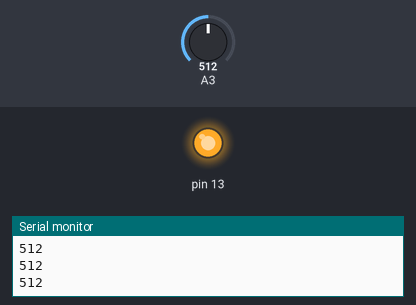
Simulated run of this sketch. Board: Arduino Uno, built with avr-gcc and run on an emulated ATmega328P. Parts: output pins drawn as LEDs (lit = HIGH), the last lines printed to the serial monitor. The inputs (shaded band) are chosen by the test bench; at power-on: A3 = 512.

Above: at 1.2 s.
1.3 s: A3 set to 987
2.8 s: A3 set to 1014
At 4.0 s:
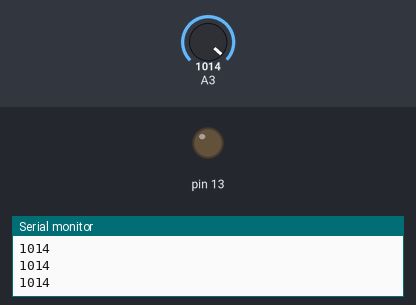
4.3 s: A3 set to 990
At 5.1 s:
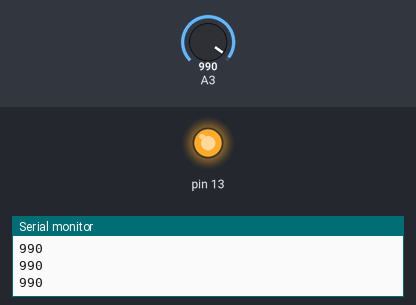
5.8 s: A3 set to 1010
At 6.3 s:
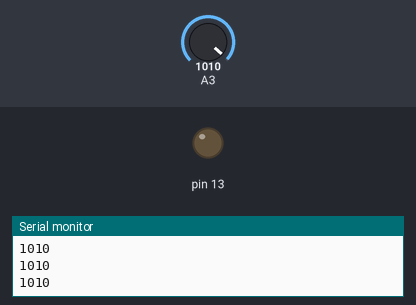
Timing chart, 0 to 8.3 s (numbered marks = the images above; inputs shaded):
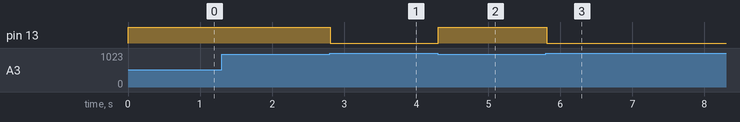

Measured:
- the behaviour switches between 1000 and 1001 on A3 (found by bisection; images 0 and 1)
- after the input at 2.8 s, pin 13: HIGH → LOW at once
- after the input at 4.3 s, pin 13: LOW → HIGH at once
- after the input at 5.8 s, pin 13: HIGH → LOW at once

The sketch:

scara.ino
```cpp
void setup()
{Serial.begin(9600);
pinMode(13,OUTPUT);}
void loop()
{int m=analogRead(3);
Serial.println(m);
if(m>1000)
{digitalWrite(13,LOW);}
else
{digitalWrite(13,HIGH);}
}
```
